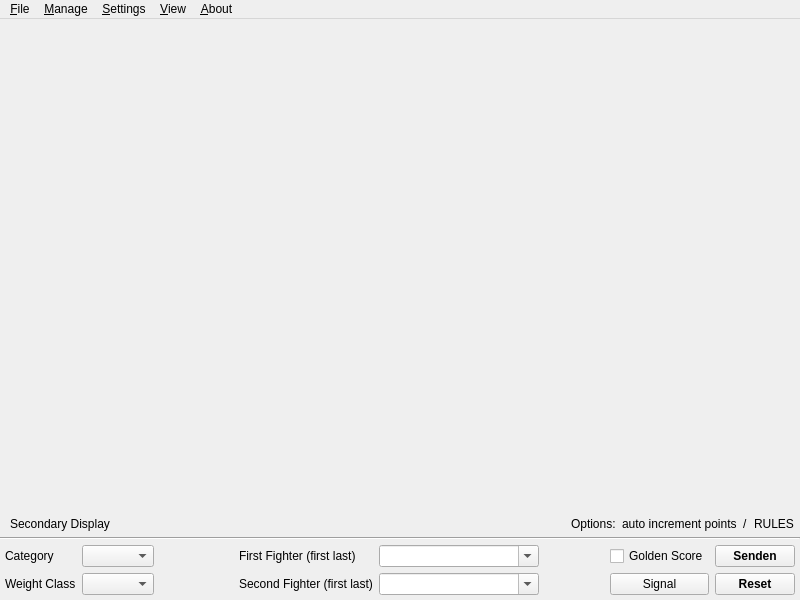
<?xml version="1.0" encoding="UTF-8"?>
<ui version="4.0">
 <author>Florian Mücke</author>
 <class>MainWindow</class>
 <widget class="QMainWindow" name="MainWindow">
  <property name="windowModality">
   <enum>Qt::ApplicationModal</enum>
  </property>
  <property name="geometry">
   <rect>
    <x>0</x>
    <y>0</y>
    <width>800</width>
    <height>600</height>
   </rect>
  </property>
  <property name="sizePolicy">
   <sizepolicy hsizetype="Expanding" vsizetype="Expanding">
    <horstretch>0</horstretch>
    <verstretch>0</verstretch>
   </sizepolicy>
  </property>
  <property name="maximumSize">
   <size>
    <width>5000</width>
    <height>5000</height>
   </size>
  </property>
  <property name="windowTitle">
   <string>Ipponboard</string>
  </property>
  <property name="windowIcon">
   <iconset resource="ipponboard.qrc">
    <normaloff>:/res/images/logo.png</normaloff>:/res/images/logo.png</iconset>
  </property>
  <property name="statusTip">
   <string notr="true"/>
  </property>
  <property name="whatsThis">
   <string notr="true"/>
  </property>
  <property name="documentMode">
   <bool>false</bool>
  </property>
  <property name="tabShape">
   <enum>QTabWidget::Rounded</enum>
  </property>
  <property name="dockOptions">
   <set>QMainWindow::AllowTabbedDocks|QMainWindow::AnimatedDocks</set>
  </property>
  <widget class="QWidget" name="centralWidget">
   <property name="autoFillBackground">
    <bool>false</bool>
   </property>
   <layout class="QVBoxLayout" name="verticalLayout_0" stretch="1,0,0,0">
    <property name="spacing">
     <number>0</number>
    </property>
    <property name="leftMargin">
     <number>0</number>
    </property>
    <property name="topMargin">
     <number>0</number>
    </property>
    <property name="rightMargin">
     <number>0</number>
    </property>
    <property name="bottomMargin">
     <number>0</number>
    </property>
    <item>
     <widget class="QFrame" name="frame_primary_view">
      <property name="focusPolicy">
       <enum>Qt::StrongFocus</enum>
      </property>
      <property name="frameShape">
       <enum>QFrame::NoFrame</enum>
      </property>
      <property name="frameShadow">
       <enum>QFrame::Plain</enum>
      </property>
      <layout class="QVBoxLayout" name="verticalLayout_3">
       <property name="spacing">
        <number>0</number>
       </property>
       <property name="leftMargin">
        <number>0</number>
       </property>
       <property name="topMargin">
        <number>0</number>
       </property>
       <property name="rightMargin">
        <number>0</number>
       </property>
       <property name="bottomMargin">
        <number>0</number>
       </property>
      </layout>
     </widget>
    </item>
    <item>
     <layout class="QHBoxLayout" name="horizontalLayout_infoBar">
      <property name="leftMargin">
       <number>3</number>
      </property>
      <property name="topMargin">
       <number>3</number>
      </property>
      <property name="rightMargin">
       <number>6</number>
      </property>
      <property name="bottomMargin">
       <number>3</number>
      </property>
      <item>
       <widget class="QToolButton" name="toolButton_viewSecondaryScreen">
        <property name="toolTip">
         <string>Display secondary screen</string>
        </property>
        <property name="text">
         <string>Secondary Display</string>
        </property>
        <property name="icon">
         <iconset resource="ipponboard.qrc">
          <normaloff>:/res/icons/secondary_view.png</normaloff>:/res/icons/secondary_view.png</iconset>
        </property>
        <property name="checkable">
         <bool>true</bool>
        </property>
        <property name="popupMode">
         <enum>QToolButton::DelayedPopup</enum>
        </property>
        <property name="toolButtonStyle">
         <enum>Qt::ToolButtonTextBesideIcon</enum>
        </property>
        <property name="autoRaise">
         <bool>true</bool>
        </property>
        <property name="arrowType">
         <enum>Qt::NoArrow</enum>
        </property>
       </widget>
      </item>
      <item>
       <spacer name="horizontalSpacer_infoBar">
        <property name="orientation">
         <enum>Qt::Horizontal</enum>
        </property>
        <property name="sizeType">
         <enum>QSizePolicy::MinimumExpanding</enum>
        </property>
        <property name="sizeHint" stdset="0">
         <size>
          <width>40</width>
          <height>0</height>
         </size>
        </property>
       </spacer>
      </item>
      <item>
       <widget class="QLabel" name="label_options">
        <property name="frameShape">
         <enum>QFrame::NoFrame</enum>
        </property>
        <property name="frameShadow">
         <enum>QFrame::Plain</enum>
        </property>
        <property name="midLineWidth">
         <number>0</number>
        </property>
        <property name="text">
         <string>Options:</string>
        </property>
        <property name="alignment">
         <set>Qt::AlignLeading|Qt::AlignLeft|Qt::AlignVCenter</set>
        </property>
       </widget>
      </item>
      <item>
       <widget class="QLabel" name="label_usedOptions">
        <property name="frameShape">
         <enum>QFrame::NoFrame</enum>
        </property>
        <property name="frameShadow">
         <enum>QFrame::Plain</enum>
        </property>
        <property name="midLineWidth">
         <number>0</number>
        </property>
        <property name="text">
         <string notr="true">auto increment points</string>
        </property>
        <property name="alignment">
         <set>Qt::AlignLeading|Qt::AlignLeft|Qt::AlignVCenter</set>
        </property>
       </widget>
      </item>
      <item>
       <widget class="QLabel" name="label_3">
        <property name="text">
         <string>/</string>
        </property>
       </widget>
      </item>
      <item>
       <widget class="QLabel" name="label_usedRules">
        <property name="text">
         <string notr="true">RULES</string>
        </property>
       </widget>
      </item>
     </layout>
    </item>
    <item>
     <widget class="Line" name="line_infoBar">
      <property name="orientation">
       <enum>Qt::Horizontal</enum>
      </property>
     </widget>
    </item>
    <item>
     <layout class="QGridLayout" name="gridLayout" rowstretch="0,0" columnstretch="0,0,0,0,0,0,0,0,0">
      <property name="leftMargin">
       <number>5</number>
      </property>
      <property name="topMargin">
       <number>5</number>
      </property>
      <property name="rightMargin">
       <number>5</number>
      </property>
      <property name="bottomMargin">
       <number>5</number>
      </property>
      <item row="1" column="6">
       <spacer name="horizontalSpacer_2">
        <property name="orientation">
         <enum>Qt::Horizontal</enum>
        </property>
        <property name="sizeHint" stdset="0">
         <size>
          <width>40</width>
          <height>20</height>
         </size>
        </property>
       </spacer>
      </item>
      <item row="0" column="0">
       <widget class="QLabel" name="label_category">
        <property name="text">
         <string>Category</string>
        </property>
       </widget>
      </item>
      <item row="1" column="0">
       <widget class="QLabel" name="label_5">
        <property name="text">
         <string>Weight Class</string>
        </property>
       </widget>
      </item>
      <item row="0" column="2">
       <spacer name="horizontalSpacer">
        <property name="orientation">
         <enum>Qt::Horizontal</enum>
        </property>
        <property name="sizeHint" stdset="0">
         <size>
          <width>40</width>
          <height>20</height>
         </size>
        </property>
       </spacer>
      </item>
      <item row="1" column="7">
       <widget class="QPushButton" name="pushButton_Signal">
        <property name="focusPolicy">
         <enum>Qt::NoFocus</enum>
        </property>
        <property name="toolTip">
         <string>Plays the signal sound file</string>
        </property>
        <property name="text">
         <string>Signal</string>
        </property>
        <property name="icon">
         <iconset resource="ipponboard.qrc">
          <normaloff>:/res/icons/test_sound.png</normaloff>:/res/icons/test_sound.png</iconset>
        </property>
       </widget>
      </item>
      <item row="0" column="1">
       <widget class="QComboBox" name="comboBox_weight_class">
        <property name="focusPolicy">
         <enum>Qt::NoFocus</enum>
        </property>
       </widget>
      </item>
      <item row="0" column="5">
       <widget class="QComboBox" name="comboBox_name_first">
        <property name="sizePolicy">
         <sizepolicy hsizetype="Expanding" vsizetype="Fixed">
          <horstretch>0</horstretch>
          <verstretch>0</verstretch>
         </sizepolicy>
        </property>
        <property name="minimumSize">
         <size>
          <width>160</width>
          <height>0</height>
         </size>
        </property>
        <property name="mouseTracking">
         <bool>true</bool>
        </property>
        <property name="focusPolicy">
         <enum>Qt::ClickFocus</enum>
        </property>
        <property name="editable">
         <bool>true</bool>
        </property>
        <property name="insertPolicy">
         <enum>QComboBox::InsertAlphabetically</enum>
        </property>
        <property name="frame">
         <bool>true</bool>
        </property>
       </widget>
      </item>
      <item row="0" column="7">
       <widget class="QCheckBox" name="checkBox_golden_score">
        <property name="focusPolicy">
         <enum>Qt::NoFocus</enum>
        </property>
        <property name="toolTip">
         <string>Activate Golden Score</string>
        </property>
        <property name="layoutDirection">
         <enum>Qt::LeftToRight</enum>
        </property>
        <property name="text">
         <string>Golden Score</string>
        </property>
       </widget>
      </item>
      <item row="0" column="8">
       <widget class="QPushButton" name="button_send">
        <property name="font">
         <font>
          <weight>75</weight>
          <bold>true</bold>
         </font>
        </property>
        <property name="toolTip">
         <string>Kampfdaten an die Website senden</string>
        </property>
        <property name="focusPolicy">
         <enum>Qt::NoFocus</enum>
        </property>
        <property name="text">
         <string>Senden</string>
        </property>
       </widget>
      </item>
      <item row="1" column="8">
       <widget class="QPushButton" name="button_reset">
        <property name="sizePolicy">
         <sizepolicy hsizetype="Minimum" vsizetype="Preferred">
          <horstretch>0</horstretch>
          <verstretch>0</verstretch>
         </sizepolicy>
        </property>
        <property name="minimumSize">
         <size>
          <width>0</width>
          <height>0</height>
         </size>
        </property>
        <property name="sizeIncrement">
         <size>
          <width>0</width>
          <height>0</height>
         </size>
        </property>
        <property name="font">
         <font>
          <weight>75</weight>
          <bold>true</bold>
         </font>
        </property>
        <property name="focusPolicy">
         <enum>Qt::NoFocus</enum>
        </property>
        <property name="toolTip">
         <string>Reset all clocks and scores</string>
        </property>
        <property name="text">
         <string>Reset</string>
        </property>
       </widget>
      </item>
      <item row="1" column="5">
       <widget class="QComboBox" name="comboBox_name_second">
        <property name="sizePolicy">
         <sizepolicy hsizetype="Expanding" vsizetype="Fixed">
          <horstretch>0</horstretch>
          <verstretch>0</verstretch>
         </sizepolicy>
        </property>
        <property name="minimumSize">
         <size>
          <width>160</width>
          <height>0</height>
         </size>
        </property>
        <property name="mouseTracking">
         <bool>true</bool>
        </property>
        <property name="focusPolicy">
         <enum>Qt::ClickFocus</enum>
        </property>
        <property name="editable">
         <bool>true</bool>
        </property>
        <property name="insertPolicy">
         <enum>QComboBox::InsertAlphabetically</enum>
        </property>
        <property name="frame">
         <bool>true</bool>
        </property>
       </widget>
      </item>
      <item row="1" column="3">
       <widget class="QLabel" name="label_7">
        <property name="text">
         <string notr="true"/>
        </property>
        <property name="textFormat">
         <enum>Qt::PlainText</enum>
        </property>
        <property name="pixmap">
         <pixmap resource="ipponboard.qrc">:/res/icons/fighter_blue.png</pixmap>
        </property>
       </widget>
      </item>
      <item row="0" column="4">
       <widget class="QLabel" name="label_2">
        <property name="font">
         <font>
          <weight>50</weight>
          <bold>false</bold>
         </font>
        </property>
        <property name="styleSheet">
         <string notr="true"/>
        </property>
        <property name="text">
         <string>First Fighter (first last)</string>
        </property>
       </widget>
      </item>
      <item row="1" column="4">
       <widget class="QLabel" name="label">
        <property name="font">
         <font>
          <weight>50</weight>
          <bold>false</bold>
         </font>
        </property>
        <property name="styleSheet">
         <string notr="true"/>
        </property>
        <property name="frameShape">
         <enum>QFrame::NoFrame</enum>
        </property>
        <property name="frameShadow">
         <enum>QFrame::Plain</enum>
        </property>
        <property name="text">
         <string>Second Fighter (first last)</string>
        </property>
       </widget>
      </item>
      <item row="0" column="3">
       <widget class="QLabel" name="label_8">
        <property name="text">
         <string notr="true"/>
        </property>
        <property name="textFormat">
         <enum>Qt::PlainText</enum>
        </property>
        <property name="pixmap">
         <pixmap resource="ipponboard.qrc">:/res/icons/fighter_white.png</pixmap>
        </property>
       </widget>
      </item>
      <item row="1" column="1">
       <widget class="QComboBox" name="comboBox_weight">
        <property name="focusPolicy">
         <enum>Qt::NoFocus</enum>
        </property>
       </widget>
      </item>
     </layout>
    </item>
   </layout>
  </widget>
  <widget class="QMenuBar" name="menuBar">
   <property name="geometry">
    <rect>
     <x>0</x>
     <y>0</y>
     <width>800</width>
     <height>21</height>
    </rect>
   </property>
   <widget class="QMenu" name="menu">
    <property name="title">
     <string>&amp;File</string>
    </property>
    <addaction name="separator"/>
    <addaction name="actionDrucken"/>
    <addaction name="separator"/>
    <addaction name="actionExit"/>
   </widget>
   <widget class="QMenu" name="menuAbout">
    <property name="title">
     <string>&amp;About</string>
    </property>
    <addaction name="actionAbout_Ipponboard"/>
    <addaction name="actionUser_Manual"/>
    <addaction name="separator"/>
    <addaction name="actionVisit_Project_Homepage"/>
    <addaction name="actionOnline_Feedback"/>
   </widget>
   <widget class="QMenu" name="menuView">
    <property name="title">
     <string>&amp;View</string>
    </property>
    <addaction name="actionShow_SecondaryView"/>
    <addaction name="action_Info_Header"/>
    <addaction name="actionViewInfoBar"/>
   </widget>
   <widget class="QMenu" name="menuSettings">
    <property name="title">
     <string>&amp;Settings</string>
    </property>
    <widget class="QMenu" name="menuLanguages">
     <property name="toolTip">
      <string>Select program language</string>
     </property>
     <property name="title">
      <string>Language</string>
     </property>
     <addaction name="actionLang_Deutsch"/>
     <addaction name="actionLang_English"/>
     <addaction name="actionLang_Dutch"/>
    </widget>
    <widget class="QMenu" name="menuRules">
     <property name="title">
      <string>Rules</string>
     </property>
     <addaction name="actionRules2025"/>
     <addaction name="actionRules2018"/>
     <addaction name="actionRules2017"/>
     <addaction name="actionRules2017U15"/>
     <addaction name="actionRules2013"/>
     <addaction name="actionRulesClassic"/>
    </widget>
    <addaction name="separator"/>
    <addaction name="actionAutoAdjustPoints"/>
    <addaction name="menuRules"/>
    <addaction name="separator"/>
    <addaction name="actionPreferences"/>
    <addaction name="menuLanguages"/>
   </widget>
   <widget class="QMenu" name="menuManage">
    <property name="enabled">
     <bool>true</bool>
    </property>
    <property name="title">
     <string>&amp;Manage</string>
    </property>
    <addaction name="actionVereine"/>
    <addaction name="actionManageFighters"/>
    <addaction name="actionManageCategories"/>
    <addaction name="separator"/>
    <addaction name="actionSet_Hold_Timer"/>
    <addaction name="actionSet_Main_Timer"/>
    <addaction name="actionTest_Gong"/>
   </widget>
   <addaction name="menu"/>
   <addaction name="menuManage"/>
   <addaction name="menuSettings"/>
   <addaction name="menuView"/>
   <addaction name="menuAbout"/>
  </widget>
  <action name="actionOpen">
   <property name="enabled">
    <bool>true</bool>
   </property>
   <property name="text">
    <string>Open</string>
   </property>
   <property name="shortcut">
    <string>Ctrl+O</string>
   </property>
  </action>
  <action name="actionSave">
   <property name="enabled">
    <bool>true</bool>
   </property>
   <property name="text">
    <string>Save</string>
   </property>
   <property name="shortcut">
    <string>Ctrl+S</string>
   </property>
  </action>
  <action name="actionExit">
   <property name="text">
    <string>Exit</string>
   </property>
   <property name="toolTip">
    <string>Leave Ipponboard</string>
   </property>
   <property name="shortcut">
    <string>Ctrl+Q</string>
   </property>
  </action>
  <action name="actionVisit_Project_Homepage">
   <property name="enabled">
    <bool>true</bool>
   </property>
   <property name="icon">
    <iconset resource="ipponboard.qrc">
     <normaloff>:/res/icons/homepage.png</normaloff>:/res/icons/homepage.png</iconset>
   </property>
   <property name="text">
    <string>Visit Homepage</string>
   </property>
  </action>
  <action name="actionAbout_Ipponboard">
   <property name="text">
    <string>About Ipponboard</string>
   </property>
  </action>
  <action name="actionShow_SecondaryView">
   <property name="checkable">
    <bool>true</bool>
   </property>
   <property name="icon">
    <iconset resource="ipponboard.qrc">
     <normaloff>:/res/icons/secondary_view.png</normaloff>:/res/icons/secondary_view.png</iconset>
   </property>
   <property name="text">
    <string>Secondary Display</string>
   </property>
   <property name="toolTip">
    <string>Toggles secodary screen view</string>
   </property>
   <property name="shortcut">
    <string>F2</string>
   </property>
  </action>
  <action name="actionSelect_Font">
   <property name="text">
    <string>Select Font</string>
   </property>
  </action>
  <action name="actionSelect_Color">
   <property name="text">
    <string>Select Color</string>
   </property>
  </action>
  <action name="actionManage_Clubs">
   <property name="text">
    <string>Clubs</string>
   </property>
   <property name="toolTip">
    <string>Manage Clubs</string>
   </property>
  </action>
  <action name="actionReset_Scores">
   <property name="text">
    <string>Reset Scores</string>
   </property>
  </action>
  <action name="actionChange_Background">
   <property name="text">
    <string>Change Background</string>
   </property>
  </action>
  <action name="actionTest_Gong">
   <property name="enabled">
    <bool>true</bool>
   </property>
   <property name="icon">
    <iconset resource="ipponboard.qrc">
     <normaloff>:/res/icons/test_sound.png</normaloff>:/res/icons/test_sound.png</iconset>
   </property>
   <property name="text">
    <string>Play Mat Signal</string>
   </property>
   <property name="toolTip">
    <string>Plays the mat signal sound file</string>
   </property>
   <property name="shortcut">
    <string>Ctrl+G</string>
   </property>
  </action>
  <action name="actionController">
   <property name="text">
    <string>Controller</string>
   </property>
  </action>
  <action name="actionPreferences">
   <property name="icon">
    <iconset>
     <normaloff>icons/settings.png</normaloff>icons/settings.png</iconset>
   </property>
   <property name="text">
    <string>Preferences</string>
   </property>
  </action>
  <action name="actionLoad_Demo_Data">
   <property name="text">
    <string>Load Demo Data</string>
   </property>
  </action>
  <action name="actionVereine">
   <property name="enabled">
    <bool>false</bool>
   </property>
   <property name="text">
    <string>Clubs</string>
   </property>
  </action>
  <action name="actionManageFighters">
   <property name="enabled">
    <bool>true</bool>
   </property>
   <property name="text">
    <string>Fighters</string>
   </property>
   <property name="toolTip">
    <string>Manage fighters</string>
   </property>
  </action>
  <action name="actionDrucken">
   <property name="enabled">
    <bool>false</bool>
   </property>
   <property name="icon">
    <iconset resource="ipponboard.qrc">
     <normaloff>:/res/icons/printer.png</normaloff>:/res/icons/printer.png</iconset>
   </property>
   <property name="text">
    <string>Print</string>
   </property>
  </action>
  <action name="actionManageCategories">
   <property name="text">
    <string>Categories</string>
   </property>
   <property name="toolTip">
    <string>Manage fight categories</string>
   </property>
  </action>
  <action name="actionOnline_Feedback">
   <property name="icon">
    <iconset resource="ipponboard.qrc">
     <normaloff>:/res/icons/feedback.png</normaloff>:/res/icons/feedback.png</iconset>
   </property>
   <property name="text">
    <string>Report a Bug</string>
   </property>
   <property name="toolTip">
    <string>Report a Bug</string>
   </property>
  </action>
  <action name="actionLang_English">
   <property name="checkable">
    <bool>true</bool>
   </property>
   <property name="checked">
    <bool>true</bool>
   </property>
   <property name="icon">
    <iconset resource="ipponboard.qrc">
     <normaloff>:/res/icons/flags/gb.png</normaloff>:/res/icons/flags/gb.png</iconset>
   </property>
   <property name="text">
    <string notr="true">English</string>
   </property>
   <property name="iconText">
    <string notr="true">English</string>
   </property>
   <property name="toolTip">
    <string notr="true">Choose English as program language</string>
   </property>
  </action>
  <action name="actionLang_Deutsch">
   <property name="checkable">
    <bool>true</bool>
   </property>
   <property name="icon">
    <iconset resource="ipponboard.qrc">
     <normaloff>:/res/icons/flags/de.png</normaloff>:/res/icons/flags/de.png</iconset>
   </property>
   <property name="text">
    <string notr="true">Deutsch</string>
   </property>
   <property name="iconText">
    <string notr="true">Deutsch</string>
   </property>
   <property name="toolTip">
    <string notr="true">Deutsch als Programmsprache wählen</string>
   </property>
  </action>
  <action name="action_Info_Header">
   <property name="checkable">
    <bool>true</bool>
   </property>
   <property name="checked">
    <bool>true</bool>
   </property>
   <property name="text">
    <string>&amp;Info Header</string>
   </property>
   <property name="toolTip">
    <string>Toggles the info header (mat and category/weight class) on and off</string>
   </property>
  </action>
  <action name="actionSet_Hold_Timer">
   <property name="text">
    <string>Set Hold Timer</string>
   </property>
   <property name="toolTip">
    <string>Set the hold timer to a certain value</string>
   </property>
  </action>
  <action name="actionSet_Main_Timer">
   <property name="text">
    <string>Set Main Timer</string>
   </property>
   <property name="toolTip">
    <string>Set the main timer to a certain value</string>
   </property>
  </action>
  <action name="actionLang_Dutch">
   <property name="checkable">
    <bool>true</bool>
   </property>
   <property name="icon">
    <iconset resource="ipponboard.qrc">
     <normaloff>:/res/icons/flags/nl.png</normaloff>:/res/icons/flags/nl.png</iconset>
   </property>
   <property name="text">
    <string>Dutch</string>
   </property>
   <property name="toolTip">
    <string>Choose Dutch as program language</string>
   </property>
  </action>
  <action name="actionAutoAdjustPoints">
   <property name="checkable">
    <bool>true</bool>
   </property>
   <property name="text">
    <string>Auto Adjust Points</string>
   </property>
  </action>
  <action name="actionRules2017">
   <property name="checkable">
    <bool>true</bool>
   </property>
   <property name="text">
    <string>IJF Rules 2017</string>
   </property>
   <property name="toolTip">
    <string>Use IJF 2017 rules</string>
   </property>
  </action>
  <action name="actionRules2013">
   <property name="checkable">
    <bool>true</bool>
   </property>
   <property name="text">
    <string>IJF Rules 2013</string>
   </property>
   <property name="toolTip">
    <string>Use IJF 2013 rules</string>
   </property>
  </action>
  <action name="actionRulesClassic">
   <property name="checkable">
    <bool>true</bool>
   </property>
   <property name="text">
    <string>Classic Rules</string>
   </property>
   <property name="toolTip">
    <string>Use classic rules</string>
   </property>
  </action>
  <action name="actionViewInfoBar">
   <property name="checkable">
    <bool>true</bool>
   </property>
   <property name="checked">
    <bool>true</bool>
   </property>
   <property name="text">
    <string>Info Bar</string>
   </property>
   <property name="toolTip">
    <string>Shows/hides the info bar which dispays the current options and rules.</string>
   </property>
  </action>
  <action name="actionRules2017U15">
   <property name="checkable">
    <bool>true</bool>
   </property>
   <property name="text">
    <string>IJF Rules 2017 (U15)</string>
   </property>
   <property name="toolTip">
    <string>Use IJF 2017 rules (U15)</string>
   </property>
  </action>
  <action name="actionRules2025">
   <property name="checkable">
    <bool>true</bool>
   </property>
   <property name="text">
    <string>IJF Rules 2025</string>
   </property>
   <property name="toolTip">
    <string>Use IJF 2025 rules</string>
   </property>
  </action>
  <action name="actionRules2018">
   <property name="checkable">
    <bool>true</bool>
   </property>
   <property name="text">
    <string>IJF Rules 2018</string>
   </property>
   <property name="toolTip">
    <string>Use IJF 2018 rules</string>
   </property>
  </action>
  <action name="actionUser_Manual">
   <property name="icon">
    <iconset resource="ipponboard.qrc">
     <normaloff>:/res/icons/about.png</normaloff>:/res/icons/about.png</iconset>
   </property>
   <property name="text">
    <string>User Manual</string>
   </property>
   <property name="shortcut">
    <string>F1</string>
   </property>
  </action>
 </widget>
 <layoutdefault spacing="6" margin="11"/>
 <tabstops>
  <tabstop>comboBox_weight_class</tabstop>
  <tabstop>comboBox_weight</tabstop>
  <tabstop>comboBox_name_first</tabstop>
  <tabstop>comboBox_name_second</tabstop>
 </tabstops>
 <resources>
  <include location="ipponboard.qrc"/>
 </resources>
 <connections>
  <connection>
   <sender>actionExit</sender>
   <signal>triggered()</signal>
   <receiver>MainWindow</receiver>
   <slot>close()</slot>
   <hints>
    <hint type="sourcelabel">
     <x>-1</x>
     <y>-1</y>
    </hint>
    <hint type="destinationlabel">
     <x>213</x>
     <y>180</y>
    </hint>
   </hints>
  </connection>
  <connection>
   <sender>pushButton_Signal</sender>
   <signal>pressed()</signal>
   <receiver>actionTest_Gong</receiver>
   <slot>trigger()</slot>
   <hints>
    <hint type="sourcelabel">
     <x>757</x>
     <y>581</y>
    </hint>
    <hint type="destinationlabel">
     <x>-1</x>
     <y>-1</y>
    </hint>
   </hints>
  </connection>
 </connections>
</ui>
